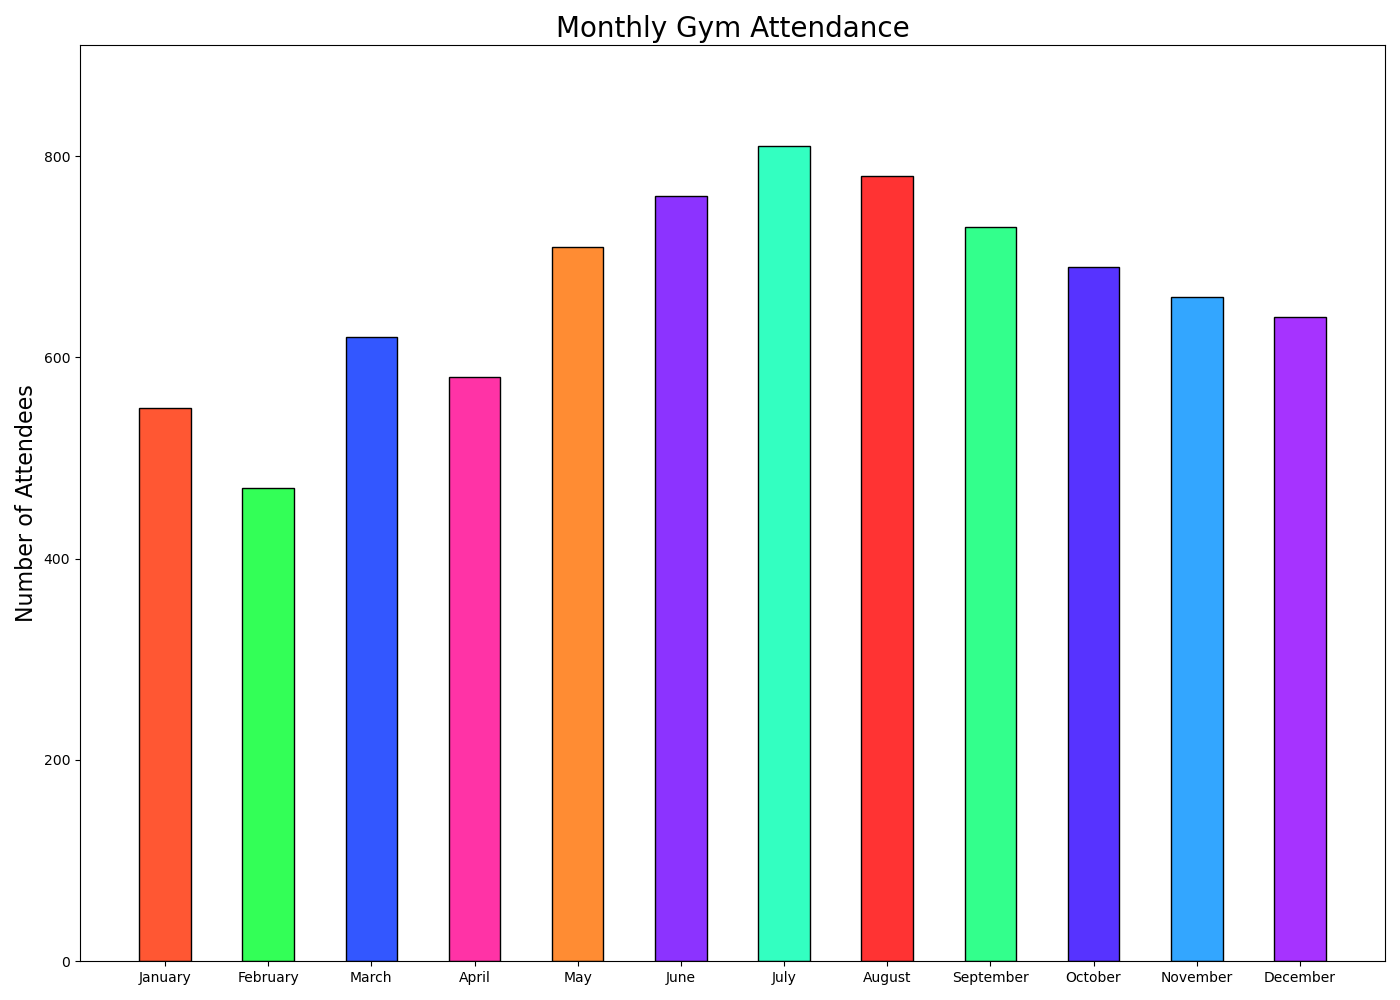

Recreate this plot in Python.

import matplotlib.pyplot as plt

# Data
months = ['January', 'February', 'March', 'April', 'May', 'June', 'July', 'August', 'September', 'October', 'November', 'December']
attendance = [550, 470, 620, 580, 710, 760, 810, 780, 730, 690, 660, 640]

# Colors for each bar
colors = ['#FF5733', '#33FF57', '#3357FF', '#FF33A6', '#FF8C33', '#8C33FF', '#33FFC1', '#FF3333', '#33FF8C', '#5733FF', '#33A6FF', '#A633FF']

# Plotting the bar chart vertically
plt.figure(figsize=(14, 10))  # Change width and height of the chart
plt.bar(months, attendance, color=colors, edgecolor='black', width=0.5)  # Change width for bars and apply color scheme

# Chart title and labels
plt.title('Monthly Gym Attendance', fontsize=20)
plt.ylabel('Number of Attendees', fontsize=16)

# Setting the ylim to provide better clarity for attendance values
plt.ylim(0, max(attendance) + 100)

# Display the chart
plt.tight_layout()
plt.show()
